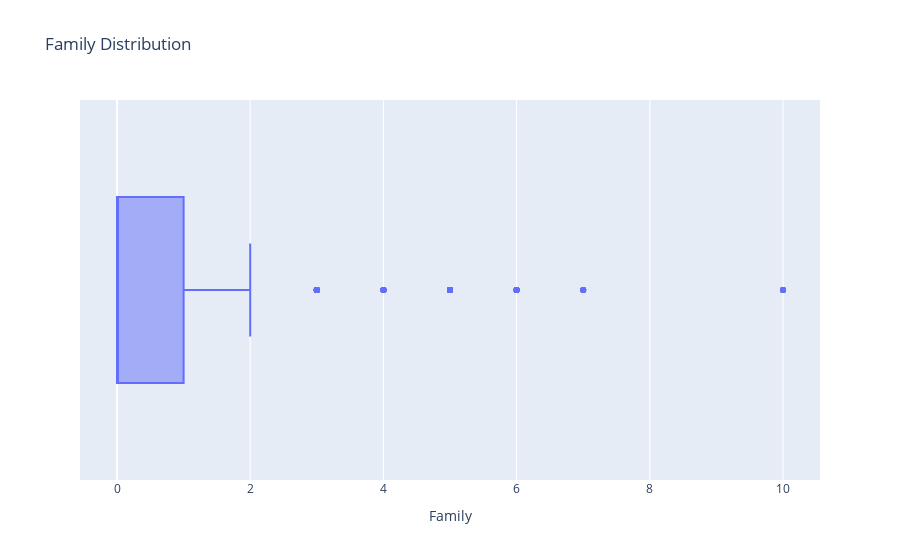

The code cell stored with this chart in its notebook:
### Code cell
#Family Distribution
plt=px.box(df,x='Family',title='Family Distribution')
plt.show()

### Figure 1 — Plotly figure (JSON) as saved in the notebook; plotly's stock layout.template omitted (floating-point values rounded to 4 significant figures; data arrays with more than 128 entries replaced by an {"elided": "..."} marker saying what was removed)
{"data": [{"alignmentgroup": "True", "hovertemplate": "Family=%{x}<extra></extra>", "legendgroup": "", "marker": {"color": "#636efa"}, "name": "", "notched": false, "offsetgroup": "", "orientation": "h", "showlegend": false, "type": "box", "x": {"elided": "891 int values"}, "x0": " ", "xaxis": "x", "y0": " ", "yaxis": "y"}], "layout": {"boxmode": "group", "legend": {"tracegroupgap": 0}, "title": {"text": "Family Distribution"}, "xaxis": {"anchor": "y", "domain": [0, 1], "title": {"text": "Family"}}, "yaxis": {"anchor": "x", "domain": [0, 1]}}}
